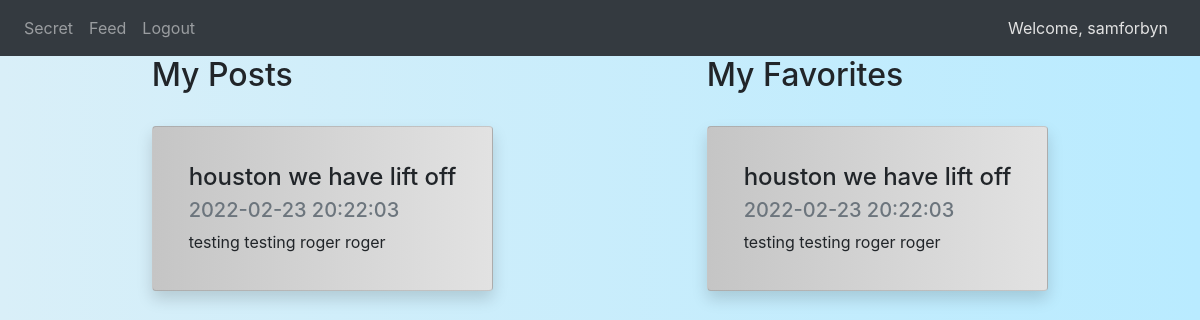
Screenshot of /profile (signed in) with the database file from the repository.
### website/models.py (models this page shows, shortened)
class Users(db.Model, UserMixin):
    user_id = db.Column(db.Integer, primary_key=True, autoincrement=True, nullable=False)
    first_name = db.Column(db.String(175), nullable=False)
    last_name = db.Column(db.String(175), nullable=False)
    email = db.Column(db.String(175), unique=True, nullable=False)
    username = db.Column(db.String(175), unique=True, nullable=False)
    password = db.Column(db.String(512), nullable=False)

class Posts(db.Model):
    post_id = db.Column(db.Integer, primary_key=True, autoincrement=True)
    post_title = db.Column(db.String(175))
    post_content = db.Column(db.String(10000))
    post_image = db.Column(db.String(512))
    post_date = db.Column(db.DateTime(timezone=True), server_default = func.now())
    post_author = db.Column(db.Integer, db.ForeignKey('users.user_id'))

### website/auth.py (the view)
@auth.route('/profile', methods=['GET', 'POST'])
def profile():
    user = Users.query.filter_by(username=current_user.username).first()
    users_posts = Posts.query.filter_by(post_author=user.user_id).all()
    users_favorites = Favorites.query.filter_by(user_id=user.user_id).all()
    favorite_ids = [x.post_id for x in users_favorites]
    print(favorite_ids)
    fav_posts = Posts.query.filter(Posts.post_id.in_(favorite_ids)).all()
    print(fav_posts)
    return render_template('profile.html', user= current_user, posts=users_posts, favorites=fav_posts)

### website/__init__.py (called while the page is built)
def create_app():
    app = Flask(__name__)
    app.config['SECRET_KEY'] = SECRET_KEY
    app.config['SQLALCHEMY_DATABASE_URI'] = f'sqlite:///{DB_NAME}'
    app.config['SQLALCHEMY_TRACK_MODIFICATIONS'] = False
    db.init_app(app)
    from .views import views
    from .auth import auth
    app.register_blueprint(views, url_prefix='/')
    app.register_blueprint(auth, url_prefix='/')
    QRcode(app)
    from .models import Users, Posts, Favorites
    create_database(app)
    login_manager = LoginManager()
    login_manager.login_view = 'auth.login'
    login_manager.init_app(app)
    @login_manager.user_loader
    def load_user(id):
        return Users.query.get(int(id))
    return app

### website/templates/profile.html (shortened to what this page needs)
{% extends 'base.html' %}
{% block style %}
    <link rel="stylesheet" href="static/profile_css.css">
{% endblock %}
{% block body%}
<div class="d-flex flex-row justify-content-around">
    <div>
        <h2 class="mb-4">My Posts</h2>
        {% for post in posts %}
        <div align="left">
            <div class="card shadow p-3 mb-5 bg-white rounded postBG">
                <div class="card-body" align="left">
                    <h4 class="card-title">{{ post.post_title }}</h4>
                    <h5 class="card-subtitle mb-2 text-muted">{{ post.post_date }}</h5>
                    <p class="card-text">{{ post.post_content }}</p>
                </div>
            </div>
        </div>
        {% endfor %}
    </div>
    <div>
        <h2 class="mb-4">My Favorites</h2>
        {% for favorite in favorites %}
        <div align="left">
            <div class="card shadow p-3 mb-5 bg-white rounded postBG">
                <div class="card-body" align="left">
                    <h4 class="card-title">{{ favorite.post_title }}</h4>
                    <h5 class="card-subtitle mb-2 text-muted">{{ favorite.post_date }}</h5>
                    <p class="card-text">{{ favorite.post_content }}</p>
                </div>
            </div>
        </div>
        {% endfor %}
    </div>
</div>
{%endblock%}

### website/templates/base.html (shortened to what this page needs)
<!DOCTYPE html>
<html lang="en">
<head>
    <link rel="stylesheet" href="https://stackpath.bootstrapcdn.com/bootstrap/4.1.3/css/bootstrap.min.css">
    <link rel="stylesheet" href="https://cdnjs.cloudflare.com/ajax/libs/font-awesome/6.0.0/css/all.min.css" />
    <link rel="stylesheet" href="static/base_css.css">
    {% block style%}
    {% endblock %}
</head>
<body>
    <nav class = "navbar navbar-expand-lg navbar-dark bg-dark">
        <div class ="collapse navbar-collapse" id="navbar">
            <div class ="navbar-nav">
                {% if user.is_authenticated %}
                <a id = "home" href={{ url_for('views.home') }} class="nav-item nav-link">Secret</a>
                <a id = "home" href={{ url_for('views.feed') }} class="nav-item nav-link">Feed</a>
                <a id = "logout" href={{ url_for('auth.logout') }} class="nav-item nav-link">Logout</a>
                {% else %}
                <a id = "login" href={{ url_for('auth.login') }} class="nav-item nav-link">Login</a>
                <a id = "signUp" href={{ url_for('auth.sign_up') }} class="nav-item nav-link">Sign Up</a>
                {% endif %}
            </div>
        </div>
        {% if user.is_authenticated %}
        <a id="welcome" class="nav-item nav-link ml-auto" href={{ url_for('auth.profile') }}>Welcome, {{ user.username }}</a>
        {% endif %}
    </nav>
    <div class="container">
        {% block body%}
        {%endblock%}
    </div>
</body>
</html>

### website/static/base_css.css (style rules this page uses)
body { background-image: linear-gradient(to right,#d9eff8, #b9ebff); }
#welcome { color: #e2e2e2; }

### website/static/profile_css.css (style rules this page uses)
.postBG { background-image: linear-gradient(to left,#e2e2e2, #c5c5c5); margin-top: 2rem; margin-bottom: 1rem; width: 20; }

### rows the page displays
Users: username "samforbyn"
Posts: post_title "houston we have lift off", post_date "2022-02-23 20:22:03", post_content "testing testing roger roger"
